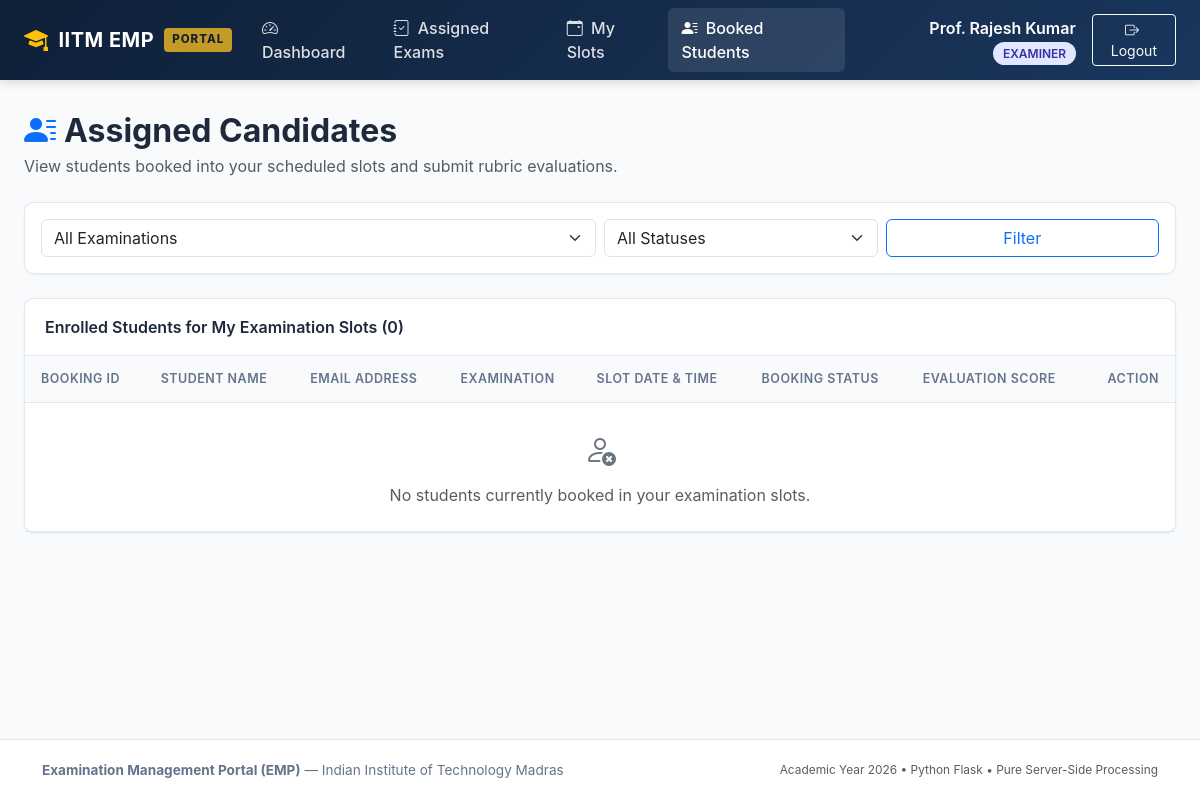
Before: /examiner/students (signed in) with the older database file.
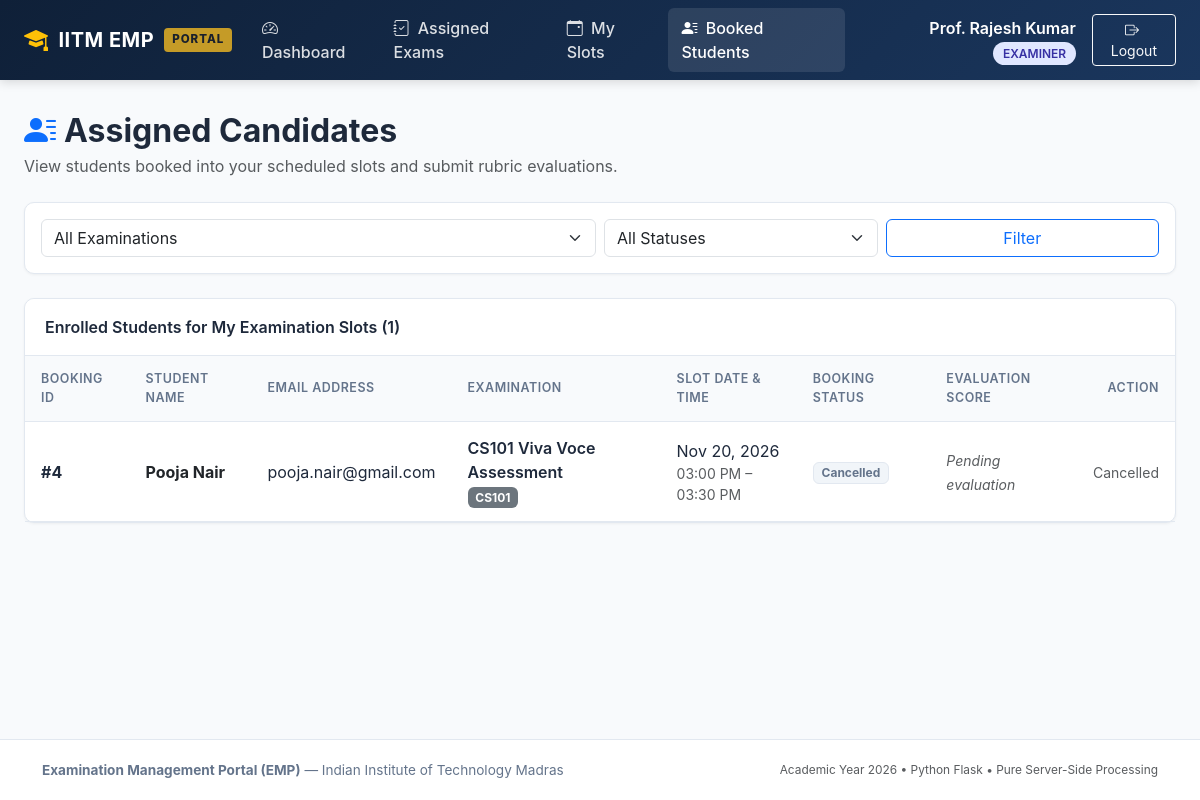
After: the same page with the newer database file.
### models/booking.py (models this page shows, shortened)
class Booking(db.Model):
    __tablename__ = 'bookings'
    booking_id = db.Column(db.Integer, primary_key=True, autoincrement=True)
    student_id = db.Column(db.Integer, db.ForeignKey('users.id', ondelete='CASCADE'), nullable=False)
    slot_id = db.Column(db.Integer, db.ForeignKey('examination_slots.slot_id', ondelete='CASCADE'), nullable=False)
    booking_date = db.Column(db.DateTime, default=datetime.now, nullable=False)
    status = db.Column(db.String(30), nullable=False, default='Booked')
    student = db.relationship('User', back_populates='bookings', foreign_keys=[student_id])
    slot = db.relationship('ExaminationSlot', back_populates='bookings')
    evaluations = db.relationship('Evaluation', back_populates='booking', cascade='all, delete-orphan')
    @property
    def is_evaluated(self):
        return len(self.evaluations) > 0

### models/user.py (models this page shows, shortened)
class User(UserMixin, db.Model):
    __tablename__ = 'users'
    id = db.Column(db.Integer, primary_key=True, autoincrement=True)
    name = db.Column(db.String(150), nullable=False)
    email = db.Column(db.String(150), unique=True, nullable=False, index=True)
    password_hash = db.Column(db.String(256), nullable=False)
    role = db.Column(db.String(20), nullable=False)
    status = db.Column(db.String(20), nullable=False, default='active')
    created_at = db.Column(db.DateTime, default=datetime.now, nullable=False)
    examiner_profile = db.relationship('ExaminerProfile', back_populates='user', uselist=False, cascade='all, delete-orphan')
    slots = db.relationship('ExaminationSlot', back_populates='examiner', foreign_keys='ExaminationSlot.examiner_id', cascade='all, delete-orphan')
    bookings = db.relationship('Booking', back_populates='student', foreign_keys='Booking.student_id', cascade='all, delete-orphan')

### models/examination.py (models this page shows, shortened)
class Examination(db.Model):
    __tablename__ = 'examinations'
    exam_id = db.Column(db.Integer, primary_key=True, autoincrement=True)
    course_id = db.Column(db.Integer, db.ForeignKey('courses.course_id', ondelete='CASCADE'), nullable=False)
    examination_name = db.Column(db.String(200), nullable=False)
    examination_type = db.Column(db.String(50), nullable=False)
    duration = db.Column(db.Integer, nullable=False, default=30)
    maximum_marks = db.Column(db.Float, nullable=False, default=100.0)
    slot_creation_start = db.Column(db.DateTime, nullable=False)
    slot_creation_end = db.Column(db.DateTime, nullable=False)
    slot_booking_start = db.Column(db.DateTime, nullable=False)
    slot_booking_end = db.Column(db.DateTime, nullable=False)
    status = db.Column(db.String(30), nullable=False, default='Draft')
    course = db.relationship('Course', back_populates='examinations')
    rubrics = db.relationship('Rubric', back_populates='examination', cascade='all, delete-orphan')
    slots = db.relationship('ExaminationSlot', back_populates='examination', cascade='all, delete-orphan')

### models/course.py (models this page shows, shortened)
class Course(db.Model):
    __tablename__ = 'courses'
    course_id = db.Column(db.Integer, primary_key=True, autoincrement=True)
    course_code = db.Column(db.String(50), unique=True, nullable=False, index=True)
    course_name = db.Column(db.String(200), nullable=False)
    description = db.Column(db.Text, nullable=True)
    status = db.Column(db.String(20), nullable=False, default='active')
    examinations = db.relationship('Examination', back_populates='course', cascade='all, delete-orphan')

### models/slot.py (models this page shows, shortened)
class ExaminationSlot(db.Model):
    __tablename__ = 'examination_slots'
    slot_id = db.Column(db.Integer, primary_key=True, autoincrement=True)
    examination_id = db.Column(db.Integer, db.ForeignKey('examinations.exam_id', ondelete='CASCADE'), nullable=False)
    examiner_id = db.Column(db.Integer, db.ForeignKey('users.id', ondelete='CASCADE'), nullable=False)
    date = db.Column(db.Date, nullable=False)
    start_time = db.Column(db.Time, nullable=False)
    end_time = db.Column(db.Time, nullable=False)
    maximum_student_capacity = db.Column(db.Integer, nullable=False, default=1)
    available_seats = db.Column(db.Integer, nullable=False, default=1)
    status = db.Column(db.String(30), nullable=False, default='Available')
    examination = db.relationship('Examination', back_populates='slots')
    examiner = db.relationship('User', back_populates='slots', foreign_keys=[examiner_id])
    bookings = db.relationship('Booking', back_populates='slot', cascade='all, delete-orphan')

### routes/examiner.py (the view)
@examiner_bp.route('/students')
def students():
    my_slots = ExaminationSlot.query.filter_by(examiner_id=current_user.id).all()
    slot_ids = [s.slot_id for s in my_slots]
    exam_filter = request.args.get('exam_id')
    status_filter = request.args.get('status', '').strip()
    bookings = []
    if slot_ids:
        query = Booking.query.filter(Booking.slot_id.in_(slot_ids))
        if exam_filter:
            query = query.filter(Booking.slot.has(ExaminationSlot.examination_id == exam_filter))
        if status_filter:
            query = query.filter_by(status=status_filter)
        bookings = query.order_by(Booking.booking_date.desc()).all()
    examinations = Examination.query.filter(Examination.status != 'Draft').all()
    return render_template(
        'examiner/students.html',
        bookings=bookings,
        examinations=examinations,
        selected_exam_id=exam_filter,
        status_filter=status_filter
    )

### routes/examiner.py (called while the page is built)
@examiner_bp.before_request
@login_required
@role_required('examiner')
def check_examiner():
    pass

### templates/examiner/students.html (shortened to what this page needs)
{% extends 'base.html' %}
{% block content %}
<div class="d-flex flex-column flex-md-row justify-content-between align-items-md-center mb-4 gap-2">
  <div>
    <h2 class="fw-bold mb-1"><i class="bi bi-person-lines-fill text-primary me-2"></i>Assigned Candidates</h2>
    <p class="text-muted mb-0">View students booked into your scheduled slots and submit rubric evaluations.</p>
  </div>
</div>
<div class="emp-card mb-4 p-3">
  <form method="GET" action="{{ url_for('examiner.students') }}" class="row g-2 align-items-center">
    <div class="col-md-6">
      <select name="exam_id" class="form-select">
        <option value="">All Examinations</option>
      </select>
    </div>
    <div class="col-md-3">
      <select name="status" class="form-select">
        <option value="">All Statuses</option>
      </select>
    </div>
    <div class="col-md-3 d-flex gap-2">
      <button type="submit" class="btn btn-outline-primary w-100">Filter</button>
    </div>
  </form>
</div>
<div class="emp-card">
  <div class="emp-card-header d-flex justify-content-between align-items-center">
    <span>Enrolled Students for My Examination Slots ({{ bookings|length }})</span>
  </div>
  <div class="table-responsive">
    <table class="emp-table">
      <thead>
        <tr>
          <th>Booking ID</th>
          <th>Student Name</th>
          <th>Email Address</th>
          <th>Examination</th>
          <th>Slot Date & Time</th>
          <th>Booking Status</th>
          <th>Evaluation Score</th>
          <th class="text-end">Action</th>
        </tr>
      </thead>
      <tbody>
        {% for b in bookings %}
        <tr>
          <td class="fw-bold">#{{ b.booking_id }}</td>
          <td class="fw-bold text-dark">{{ b.student.name }}</td>
          <td>{{ b.student.email }}</td>
          <td>
            <div class="fw-semibold">{{ b.slot.examination.examination_name }}</div>
            <span class="badge bg-secondary small">{{ b.slot.examination.course.course_code }}</span>
          </td>
          <td>
            <div>{{ b.slot.date | date_format }}</div>
            <div class="text-muted small">{{ b.slot.start_time | time_format }} &ndash; {{ b.slot.end_time | time_format }}</div>
          </td>
          <td>
            {% if b.status == 'Booked' %}
              <span class="badge badge-status-available">Booked</span>
            {% elif b.status == 'Completed' %}
              <span class="badge badge-status-completed">Completed</span>
            {% else %}
              <span class="badge badge-status-cancelled">Cancelled</span>
            {% endif %}
          </td>
          <td>
            {% if b.is_evaluated %}
              <span class="fw-bold text-success">{{ b.total_marks_obtained }}</span> / {{ b.maximum_possible_marks }} pts
              <span class="badge bg-success bg-opacity-10 text-success ms-1">{{ b.percentage }}%</span>
            {% else %}
              <span class="text-muted small fst-italic">Pending evaluation</span>
            {% endif %}
          </td>
          <td class="text-end">
            {% if b.status != 'Cancelled' %}
              <a href="{{ url_for('examiner.evaluate_student', booking_id=b.booking_id) }}" class="btn btn-sm {% if b.is_evaluated %}btn-outline-primary{% else %}btn-warning fw-semibold{% endif %}">
                <i class="bi bi-pencil-square me-1"></i> {% if b.is_evaluated %}Edit Evaluation{% else %}Evaluate{% endif %}
              </a>
            {% else %}
              <span class="text-muted small">Cancelled</span>
            {% endif %}
          </td>
        </tr>
        {% else %}
        <tr>
          <td colspan="8" class="text-center py-4 text-muted">
            <i class="bi bi-person-x fs-2 d-block text-secondary mb-2"></i>
            No students currently booked in your examination slots.
          </td>
        </tr>
        {% endfor %}
      </tbody>
    </table>
  </div>
</div>
{% endblock %}

Changed rows visible on the page:
added Booking: booking_id "4", student.name "Pooja Nair", student.email "pooja.nair@gmail.com", slot.examination.examination_name "CS101 Viva Voce Assessment", slot.examination.course.course_code "CS101", slot "Nov 20, 2026", slot.start_time "03:00 PM", slot.end_time "03:30 PM", status "Cancelled"
Other visible differences:
{{ bookings|length }}: "0" → "1"
text no longer shown: "No students currently booked in your examination slots."
